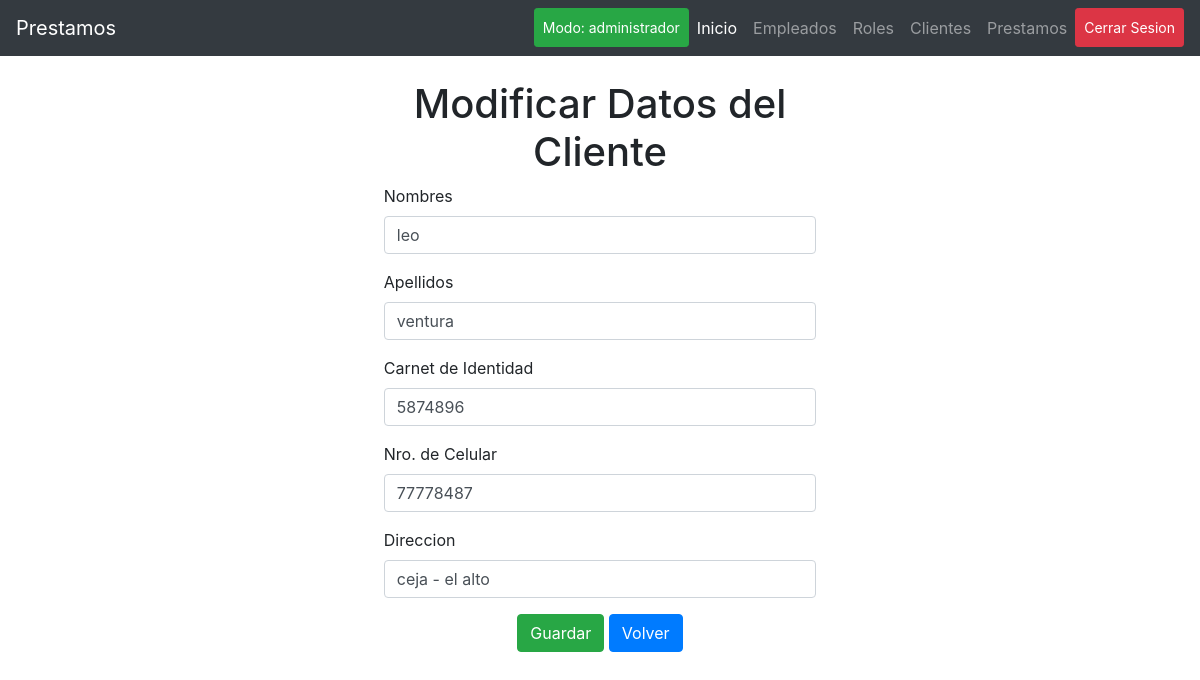
The app's page /cliente-modifica.php?id=1 (signed in) with its own data.
### tables this page shows
CREATE TABLE `clientes` (
  `id_cli` int(11) NOT NULL,
  `nombre` varchar(100) DEFAULT NULL,
  `apellidos` varchar(100) DEFAULT NULL,
  `ci` int(11) DEFAULT NULL,
  `celular` int(11) DEFAULT NULL,
  `direccion` varchar(100) DEFAULT NULL,
  `id_emp` int(11) DEFAULT NULL
);

### cliente-modifica.php (the view)
<?php
require_once('librerias/cab.php');
?>
<?php
require_once("librerias/conexionBD.php");
$id = $_REQUEST['id'];
$sql = "SELECT * FROM clientes WHERE id_cli = $id";
$query = $con->query($sql);
$row = $query->fetch_array();
?>
<div class="text-center">
    <div class="container ">
        <div class="col-lg-5 py-4 mx-auto">
            <div>
                <h1>Modificar Datos del Cliente</h1>
                <form class="text-left" name="modificar" action="cliente-modifica-procesa.php?id=<?= $row['id_cli']; ?>" method="post" enctype="multipart/form-data" autocomplete="off">
                        <div class="form-group"> <label for="form16">Nombres</label>
                            <input type="text" class="form-control" name="nombres" value="<?php echo $row['nombre']; ?>" required autofocus> </div>
                        <div class="form-group"> <label for="form17">Apellidos</label>
                            <input type="text" class="form-control" name="apellidos" value="<?php echo $row['apellidos']; ?>"> </div>
                        <div class="form-group"> <label for="form17">Carnet de Identidad</label>
                            <input type="text" class="form-control" name="carnet" value="<?php echo $row['ci']; ?>"> </div>
                        <div class="form-group"> <label for="form17">Nro. de Celular</label>
                            <input type="text" class="form-control" name="celular" value="<?php echo $row['celular']; ?>"> </div>
                        <div class="form-group"> <label for="form18">Direccion</label>
                            <input type="text" class="form-control" name="dir" value="<?= $row['direccion'];?>" required> </div>
                        <div align="center">
                            <button type="submit" class="btn btn-success">Guardar</button>
                            <a class="btn btn-primary" href="clientes.php">Volver</a>
                        </div>
                        <div>&nbsp;</div>
                </form>
            </div>
        </div>
    </div>
</div>
<?php
require_once('librerias/pie.php');
?>

### records on screen
clientes: nombres "leo", apellidos "ventura", carnet "5874896", celular "77778487", dir "ceja - el alto"

### other values on screen
$cargo "administrador"
